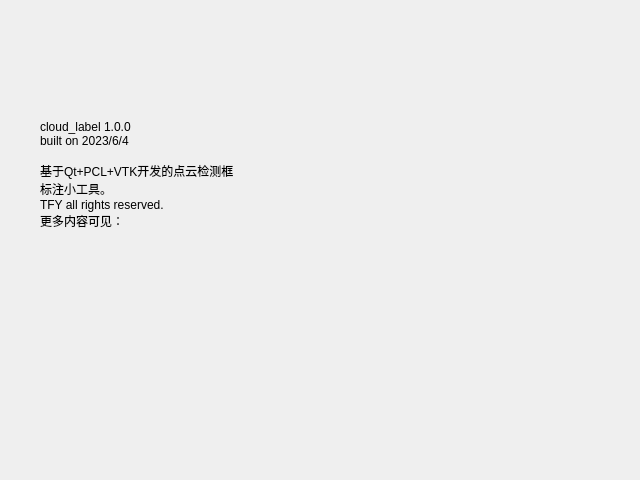
<?xml version="1.0" encoding="UTF-8"?>
<ui version="4.0">
 <class>Help_Settings</class>
 <widget class="QDialog" name="Help_Settings">
  <property name="geometry">
   <rect>
    <x>0</x>
    <y>0</y>
    <width>640</width>
    <height>480</height>
   </rect>
  </property>
  <property name="windowTitle">
   <string>关于cloud_label</string>
  </property>
  <widget class="QLabel" name="label">
   <property name="geometry">
    <rect>
     <x>40</x>
     <y>100</y>
     <width>400</width>
     <height>150</height>
    </rect>
   </property>
   <property name="text">
    <string>cloud_label 1.0.0
built on 2023/6/4

基于Qt+PCL+VTK开发的点云检测框
标注小工具。
TFY all rights reserved.
更多内容可见：</string>
   </property>
  </widget>
  <widget class="QLabel" name="label_link">
   <property name="geometry">
    <rect>
     <x>40</x>
     <y>240</y>
     <width>600</width>
     <height>100</height>
    </rect>
   </property>
   <property name="text">
    <string/>
   </property>
  </widget>
 </widget>
 <resources/>
 <connections/>
</ui>
